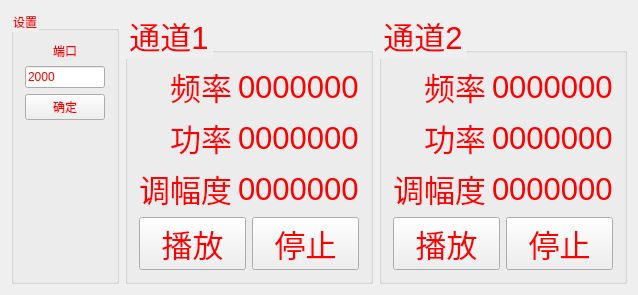
<?xml version="1.0" encoding="UTF-8"?>
<ui version="4.0">
 <class>MainWindow</class>
 <widget class="QMainWindow" name="MainWindow">
  <property name="geometry">
   <rect>
    <x>0</x>
    <y>0</y>
    <width>619</width>
    <height>266</height>
   </rect>
  </property>
  <property name="windowTitle">
   <string>DGN-AM测试</string>
  </property>
  <property name="styleSheet">
   <string notr="true">color: rgb(255, 0, 0);</string>
  </property>
  <widget class="QWidget" name="centralWidget">
   <layout class="QHBoxLayout" name="horizontalLayout">
    <item>
     <widget class="QGroupBox" name="groupBox_3">
      <property name="title">
       <string>设置</string>
      </property>
      <layout class="QVBoxLayout" name="verticalLayout">
       <item>
        <widget class="QLabel" name="label">
         <property name="text">
          <string>端口</string>
         </property>
         <property name="alignment">
          <set>Qt::AlignCenter</set>
         </property>
        </widget>
       </item>
       <item>
        <widget class="QLineEdit" name="txtPort">
         <property name="text">
          <string>2000</string>
         </property>
        </widget>
       </item>
       <item>
        <widget class="QPushButton" name="btnSet">
         <property name="text">
          <string>确定</string>
         </property>
        </widget>
       </item>
       <item>
        <spacer name="verticalSpacer">
         <property name="orientation">
          <enum>Qt::Vertical</enum>
         </property>
         <property name="sizeHint" stdset="0">
          <size>
           <width>20</width>
           <height>40</height>
          </size>
         </property>
        </spacer>
       </item>
      </layout>
     </widget>
    </item>
    <item>
     <widget class="QGroupBox" name="groupBox">
      <property name="font">
       <font>
        <pointsize>23</pointsize>
       </font>
      </property>
      <property name="title">
       <string>通道1</string>
      </property>
      <layout class="QGridLayout" name="gridLayout_2">
       <item row="0" column="0" colspan="2">
        <layout class="QGridLayout" name="gridLayout">
         <item row="0" column="0">
          <widget class="QLabel" name="label_4">
           <property name="font">
            <font>
             <pointsize>23</pointsize>
            </font>
           </property>
           <property name="text">
            <string>频率</string>
           </property>
           <property name="alignment">
            <set>Qt::AlignRight|Qt::AlignTrailing|Qt::AlignVCenter</set>
           </property>
          </widget>
         </item>
         <item row="0" column="1">
          <widget class="QLabel" name="label_frq_1">
           <property name="font">
            <font>
             <pointsize>23</pointsize>
            </font>
           </property>
           <property name="text">
            <string>0000000</string>
           </property>
          </widget>
         </item>
         <item row="1" column="0">
          <widget class="QLabel" name="label_5">
           <property name="font">
            <font>
             <pointsize>23</pointsize>
            </font>
           </property>
           <property name="text">
            <string>功率</string>
           </property>
           <property name="alignment">
            <set>Qt::AlignRight|Qt::AlignTrailing|Qt::AlignVCenter</set>
           </property>
          </widget>
         </item>
         <item row="1" column="1">
          <widget class="QLabel" name="label_pow_1">
           <property name="font">
            <font>
             <pointsize>23</pointsize>
            </font>
           </property>
           <property name="text">
            <string>0000000</string>
           </property>
          </widget>
         </item>
         <item row="2" column="0">
          <widget class="QLabel" name="label_6">
           <property name="font">
            <font>
             <pointsize>23</pointsize>
            </font>
           </property>
           <property name="text">
            <string>调幅度</string>
           </property>
           <property name="alignment">
            <set>Qt::AlignRight|Qt::AlignTrailing|Qt::AlignVCenter</set>
           </property>
          </widget>
         </item>
         <item row="2" column="1">
          <widget class="QLabel" name="label_tfu_1">
           <property name="font">
            <font>
             <pointsize>23</pointsize>
            </font>
           </property>
           <property name="text">
            <string>0000000</string>
           </property>
          </widget>
         </item>
        </layout>
       </item>
       <item row="1" column="0">
        <widget class="QPushButton" name="btnPlay1">
         <property name="font">
          <font>
           <pointsize>23</pointsize>
          </font>
         </property>
         <property name="text">
          <string>播放</string>
         </property>
        </widget>
       </item>
       <item row="1" column="1">
        <widget class="QPushButton" name="btnStop1">
         <property name="font">
          <font>
           <pointsize>23</pointsize>
          </font>
         </property>
         <property name="text">
          <string>停止</string>
         </property>
        </widget>
       </item>
      </layout>
     </widget>
    </item>
    <item>
     <widget class="QGroupBox" name="groupBox_2">
      <property name="font">
       <font>
        <pointsize>23</pointsize>
       </font>
      </property>
      <property name="styleSheet">
       <string notr="true"/>
      </property>
      <property name="title">
       <string>通道2</string>
      </property>
      <layout class="QGridLayout" name="gridLayout_3">
       <item row="0" column="0" colspan="2">
        <layout class="QGridLayout" name="gridLayout_4">
         <item row="0" column="0">
          <widget class="QLabel" name="label_7">
           <property name="font">
            <font>
             <pointsize>23</pointsize>
            </font>
           </property>
           <property name="text">
            <string>频率</string>
           </property>
           <property name="alignment">
            <set>Qt::AlignRight|Qt::AlignTrailing|Qt::AlignVCenter</set>
           </property>
          </widget>
         </item>
         <item row="0" column="1">
          <widget class="QLabel" name="label_frq_2">
           <property name="font">
            <font>
             <pointsize>23</pointsize>
            </font>
           </property>
           <property name="text">
            <string>0000000</string>
           </property>
          </widget>
         </item>
         <item row="1" column="0">
          <widget class="QLabel" name="label_8">
           <property name="font">
            <font>
             <pointsize>23</pointsize>
            </font>
           </property>
           <property name="text">
            <string>功率</string>
           </property>
           <property name="alignment">
            <set>Qt::AlignRight|Qt::AlignTrailing|Qt::AlignVCenter</set>
           </property>
          </widget>
         </item>
         <item row="1" column="1">
          <widget class="QLabel" name="label_pow_2">
           <property name="font">
            <font>
             <pointsize>23</pointsize>
            </font>
           </property>
           <property name="text">
            <string>0000000</string>
           </property>
          </widget>
         </item>
         <item row="2" column="0">
          <widget class="QLabel" name="label_9">
           <property name="font">
            <font>
             <pointsize>23</pointsize>
            </font>
           </property>
           <property name="text">
            <string>调幅度</string>
           </property>
           <property name="alignment">
            <set>Qt::AlignRight|Qt::AlignTrailing|Qt::AlignVCenter</set>
           </property>
          </widget>
         </item>
         <item row="2" column="1">
          <widget class="QLabel" name="label_tfu_2">
           <property name="font">
            <font>
             <pointsize>23</pointsize>
            </font>
           </property>
           <property name="text">
            <string>0000000</string>
           </property>
          </widget>
         </item>
        </layout>
       </item>
       <item row="1" column="0">
        <widget class="QPushButton" name="btnPlay1_2">
         <property name="font">
          <font>
           <pointsize>23</pointsize>
          </font>
         </property>
         <property name="text">
          <string>播放</string>
         </property>
        </widget>
       </item>
       <item row="1" column="1">
        <widget class="QPushButton" name="btnStop1_2">
         <property name="font">
          <font>
           <pointsize>23</pointsize>
          </font>
         </property>
         <property name="text">
          <string>停止</string>
         </property>
        </widget>
       </item>
      </layout>
     </widget>
    </item>
   </layout>
  </widget>
 </widget>
 <layoutdefault spacing="6" margin="11"/>
 <resources/>
 <connections/>
</ui>
